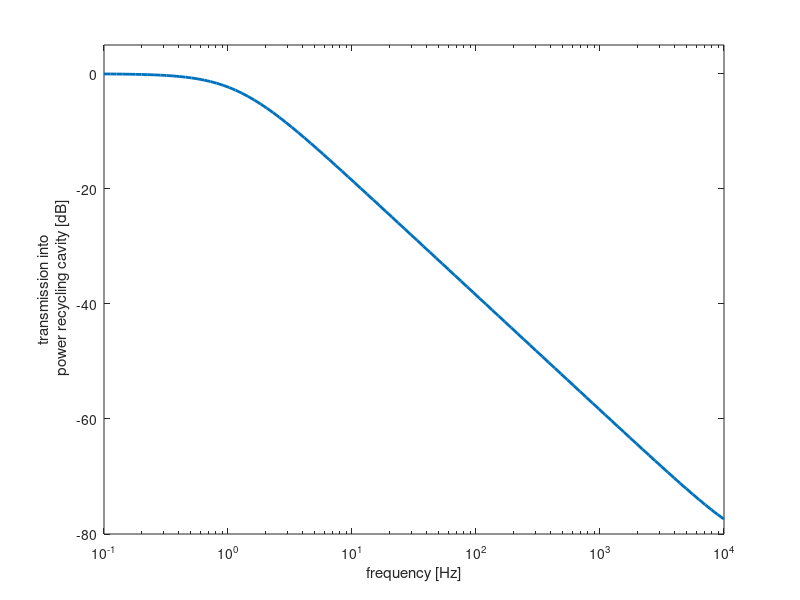

The MATLAB script that drew this image: (Note: this script raises an error after producing the figure.)
%% Coupled cavity transfer function

c = 299792458;

f = logspace(log10(0.1), log10(10e3), 100);
%f = linspace(37521-10, 37521+10, 600);

omega = 2*pi*f;

r1 = sqrt(0.971);              % ITM
r2 = sqrt(1 - 200e-6);         % ETM + cavity losses
r3 =  (r1 - r2)/(1 - r1*r2);   % RM = critical coupling, approx sqrt(0.973)

L_arm = 3995;
L_rc  = 9;

fsr_arm = c/(2*L_arm);
fsr_rc  = c/(2*L_rc);

phi_arm = (1/2) * omega / fsr_arm;   % one-way phase
phi_rc  = (1/2) * omega / fsr_rc;

r_arm = (r1 - r2 *     exp(2i*phi_arm)) ./ (1 - r1 * r2    * exp(2i*phi_arm));

r_rc =  (r3 - r_arm .* exp(2i*phi_rc)) ./ (1 - r3 * r_arm .* exp(2i*phi_rc));

fc_arm = -fsr_arm * log(r1*r2) / (2*pi)
fc_rc  = -fsr_rc  * log(r3*r3) / (2*pi)

finesse_arm = fsr_arm / fc_arm / 2
finesse_rc  = fsr_rc / fc_rc / 2

finesse_rc = -pi / log(r3*r3);

fcc_rana = fc_arm / finesse_rc 

fcc =    -fsr_arm * log((r1 - r3)/(1-r1*r3)*r2) / (2*pi)   % Malik 4.82

s = 1i*omega;
%subplot(2,1,1);
loglog(f, abs(r_rc), 'o-',...           % full numerical thing
       f, abs(s ./ (s + 2*pi*fcc)),'-');    % single pole model
% grid on
% subplot(2,1,2);
% semilogx(f, angle(r_rc)*180/pi,'.');
% set(gca,'YTick', 45*(-4:4));

%%
subplot(1,1,1);
semilogx(f, 10*log10(1 - abs(r_rc).^2), 'linewidth', 2);
xlabel('frequency [Hz]');
ylabel(sprintf('transmission into\n power recycling cavity [dB]'));
ylim([-80 5])
lgrid(cgrid);
papersize = (470/72)*[1 0.37];
margins = [50 36 -9 -1]/72;
filename = '../figures/ccpole.pdf';
print_for_publication(filename, papersize, margins)
